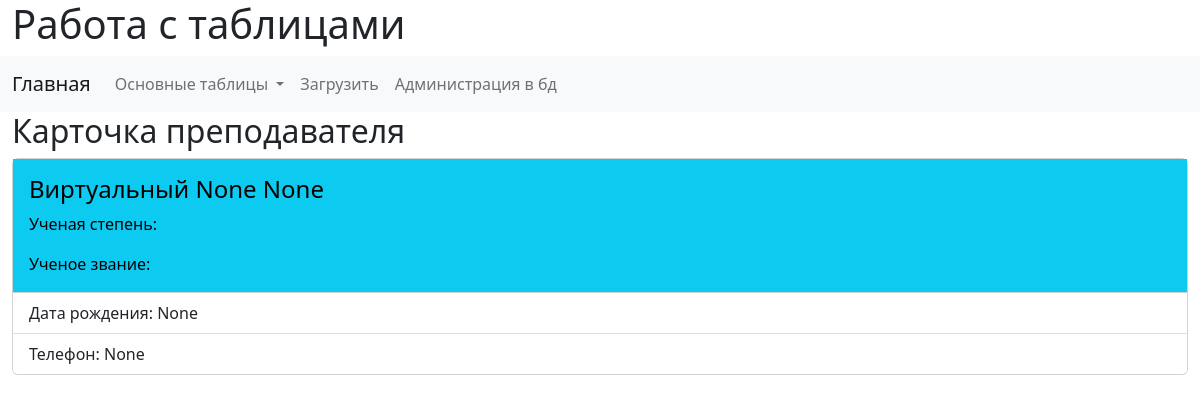
/teacher/3/, run on the app's committed database.
### workWithTables/models.py (models this page shows, shortened)
class Teacher(models.Model):
    surname = models.CharField(verbose_name="Фамилия", max_length=50)
    name = models.CharField(verbose_name="Имя", max_length=50, null=True)
    second_name = models.CharField(verbose_name="Отчество", max_length=50, null=True)
    birthday_date = models.CharField(verbose_name="Дата рождения", max_length=15, null=True)
    birthday_place = models.CharField(verbose_name="Место рождения", max_length=255, null=True)
    registration_place = models.CharField(verbose_name="Адрес прописки", max_length=255, null=True)
    cur_place = models.CharField(verbose_name="Адрес проживания", max_length=255, null=True)
    phone_number = models.CharField(verbose_name="Номер телефона", max_length=14, null=True)
    passport = models.CharField(verbose_name="Паспорт", max_length=20, null=True)
    TIN = models.CharField(verbose_name="ИНН", max_length=20, null=True)
    INIPA = models.CharField(verbose_name="СНИЛС", max_length=20, null=True)
    job = models.CharField(verbose_name="Должность", max_length=20, null=True)
    academic_degree = models.ManyToManyField(verbose_name="Ученая степень", to=AcademicDegree, related_name='get_teacher')
    academic_rank = models.ManyToManyField(verbose_name="Ученое звание", to=AcademicRank, related_name='get_teacher')
    contract = models.OneToOneField(verbose_name="Номер договора", to=Contract, on_delete=models.SET_NULL, max_length=50, null=True, unique=True, related_name='get_teacher')
    fluor_date = models.CharField(verbose_name="Дата флюорографии", max_length=150, null=True)
    class Meta:
        verbose_name = 'Преподаватель'
        verbose_name_plural = 'Таблица преподавателей'
    def get_academic_degree(self):
        return "\n".join([str(p) for p in self.academic_degree.all()])
    def get_academic_rank(self):
        return "\n".join([str(p) for p in self.academic_rank.all()])

### workWithTables/views.py (the view)
# urls.py: path('teacher/<int:pk>/', TeacherView.as_view(), name="teacher_card"),
class TeacherView(DetailView):
    model = Teacher
    template_name = 'workWithTables/teacher_card.html'
    def get_context_data(self, **kwargs):
        context = super().get_context_data(**kwargs)
        context['title'] = 'Карточка преподавателя'
        try:
            edu = Education.objects.get(teacher=context['teacher'])
        except:
            edu = 'Не найдено'
        context['education'] = str(edu)
        return context

### workWithTables/templates/workWithTables/teacher_card.html (shortened to what this page needs)
{% extends 'base.html' %}
{% block content_control %}<h2>Карточка преподавателя</h2>{% endblock %}
{% block content %}
<div class="card">
    <div class="card-body text-bg-info">
        <h4 class="card-title">{{ teacher.surname }} {{ teacher.name }} {{ teacher.second_name }}</h4>
        <p class="card-text">Ученая степень: {{ teacher.get_academic_degree }}</p>
        <p class="card-text">Ученое звание: {{ teacher.get_academic_rank }}</p>
    </div>
    <ul class="list-group list-group-flush">
      <li class="list-group-item">Дата рождения: {{ teacher.birthday_date }}</li>
      <li class="list-group-item">Телефон: {{ teacher.phone_number }}</li>
    </ul>
  </div>
{% endblock %}

### data on the page
Teacher: surname "Виртуальный", name "None", second_name "None", birthday_date "None", phone_number "None"
